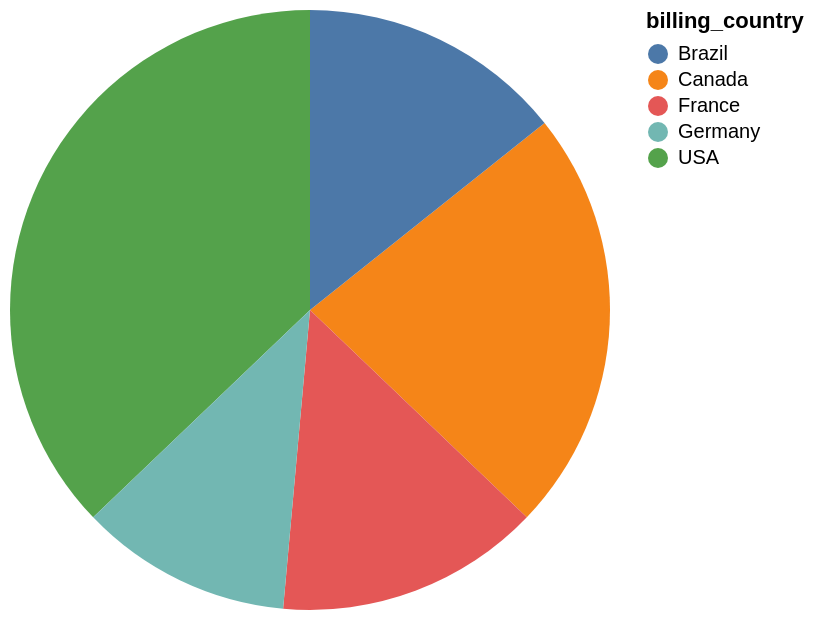

Here is the Vega-Lite specification saved for this chart:
### Vega-Lite specification from a JSON file in a GitHub repository (floating-point values rounded to 4 significant figures)
{"data": {"values": [{"x_data": "USA", "y_data": 91}, {"x_data": "Canada", "y_data": 56}, {"x_data": "Brazil", "y_data": 35}, {"x_data": "France", "y_data": 35}, {"x_data": "Germany", "y_data": 28}]}, "mark": "arc", "encoding": {"theta": {"field": "y_data", "type": "quantitative", "title": "COUNT(*)"}, "color": {"field": "x_data", "type": "nominal", "title": "billing_country"}}}
